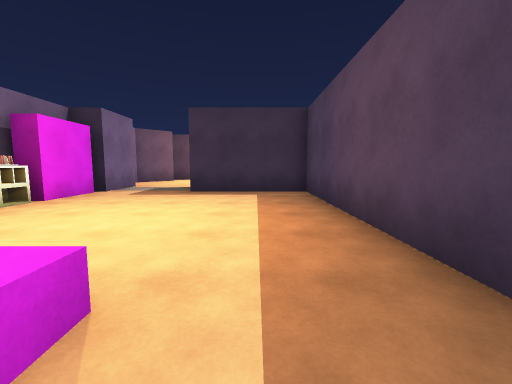
View 1 (above)

24 first-person views from a walk through a scene from a Unity 3-D project. The camera is 1.3 m above the floor, tilts 6° down and sees 90° across. Doors are open. The floor is counted in squares, 2 m on a side. Each view is taken from the middle of a square. On the plan, view 1 faces up. The plan holds only what a view shows up to about 9 squares ahead; the rest is blank.

View 2
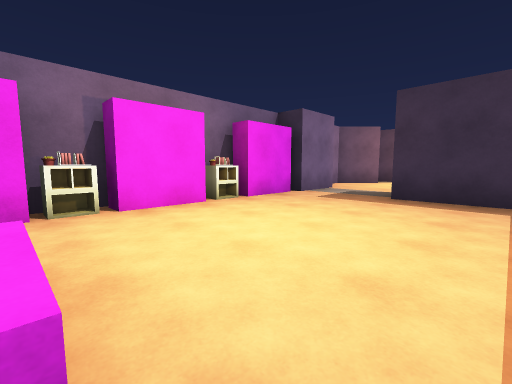

View 3
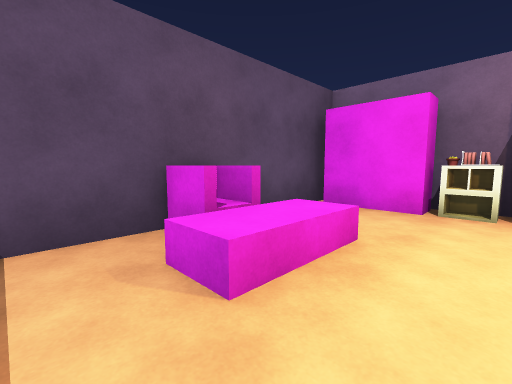

View 4
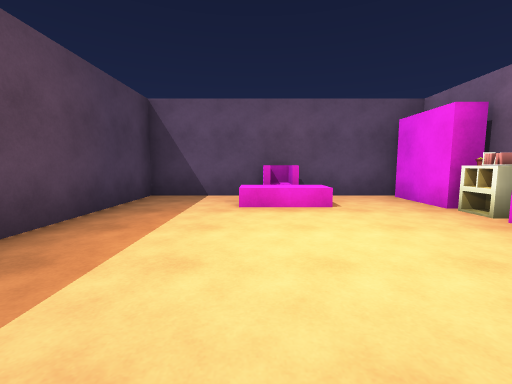

View 5
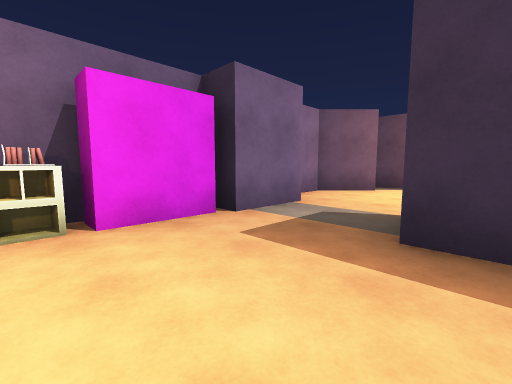

View 6
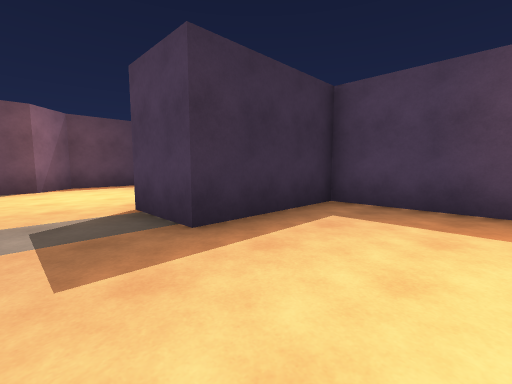

View 7
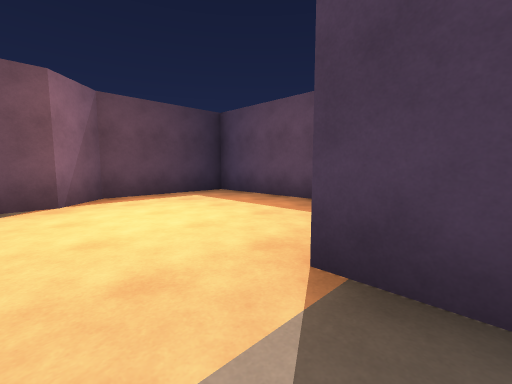

View 8
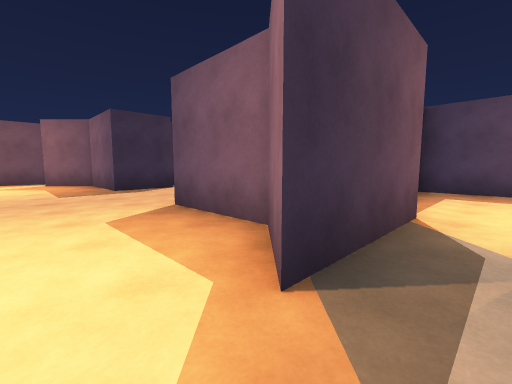

View 9
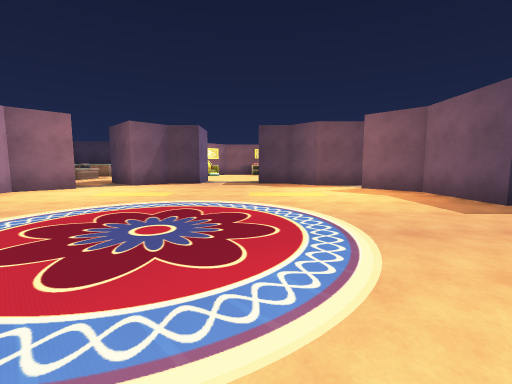

View 10
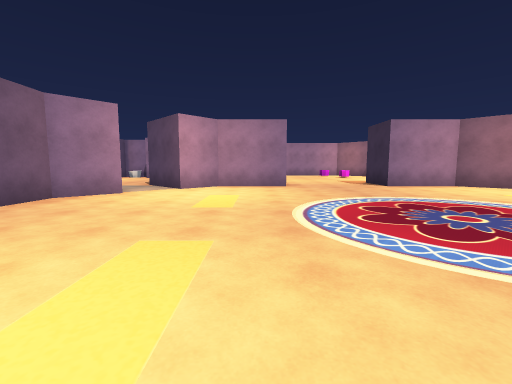

View 11
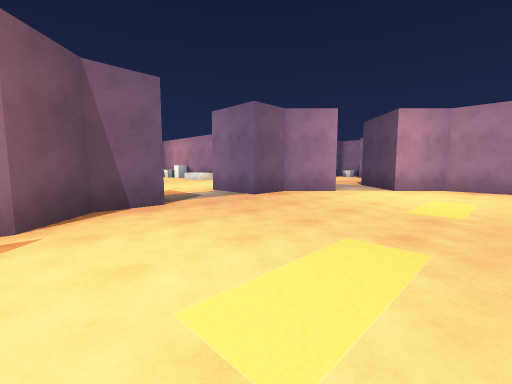

View 12
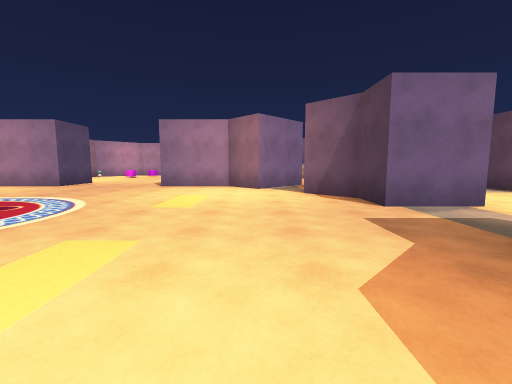

View 13
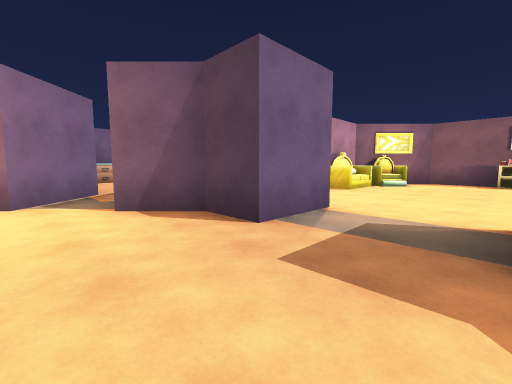

View 14
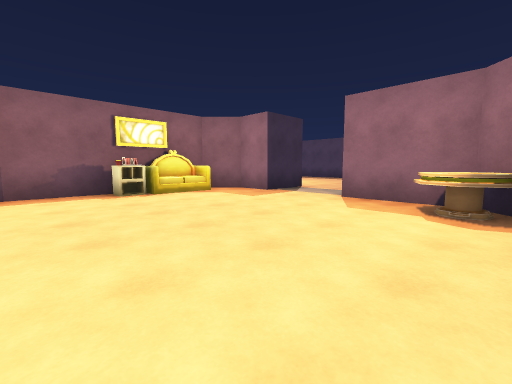

View 15
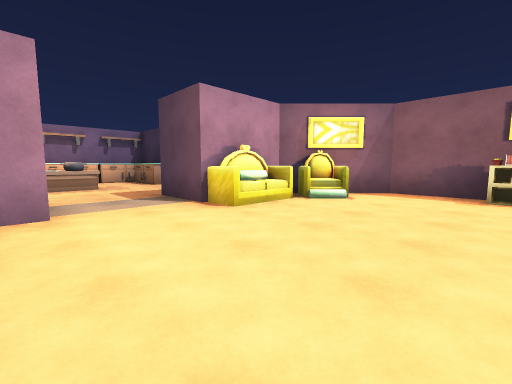

View 16
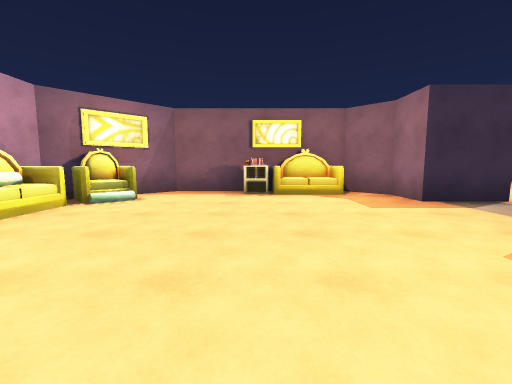

View 17
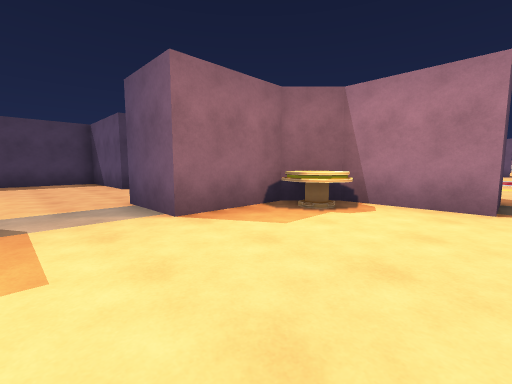

View 18
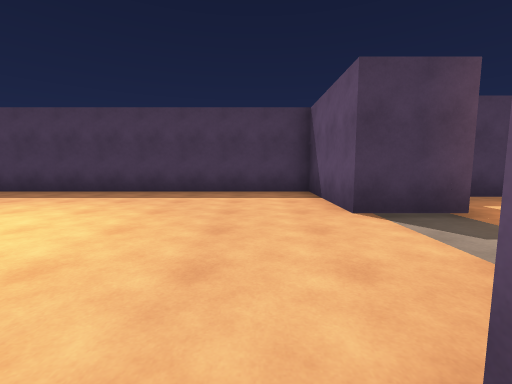

View 19
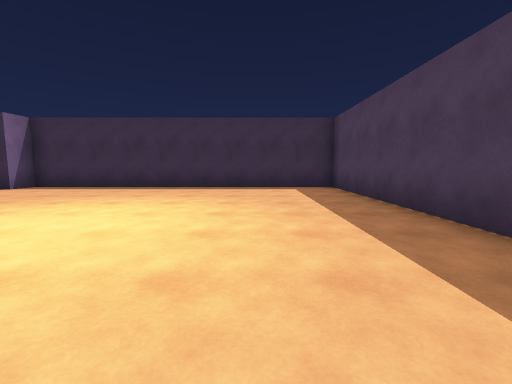

View 20
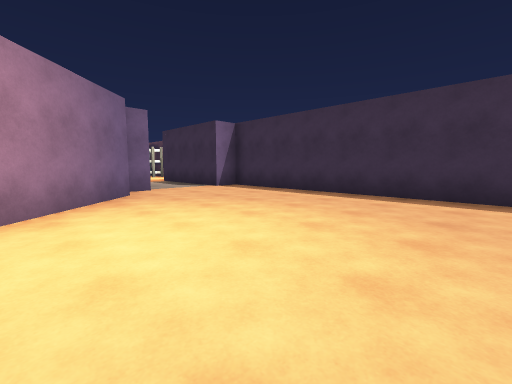

View 21
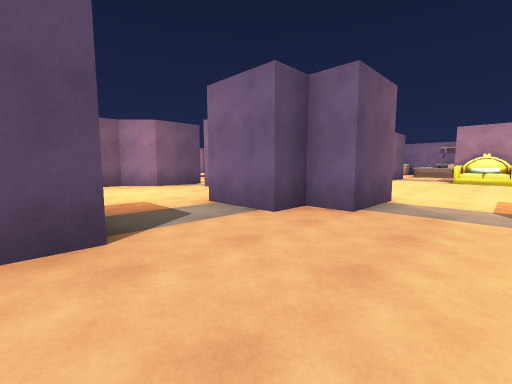

View 22
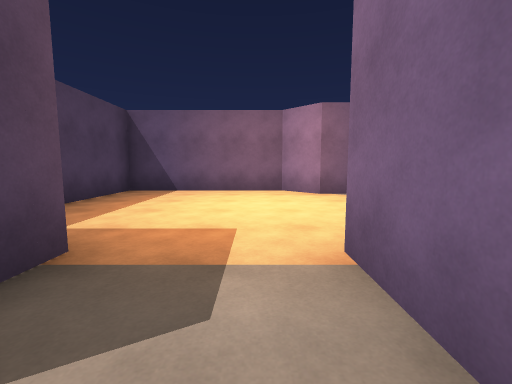

View 23
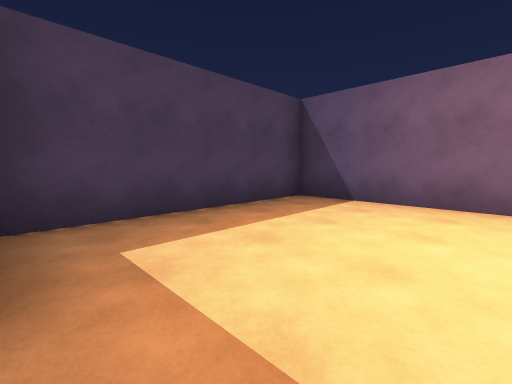

View 24
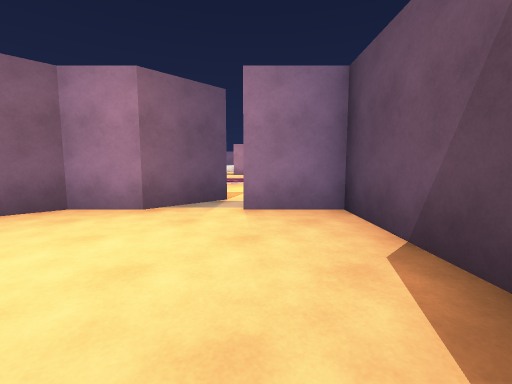

### Floor plan
Points are (right, up) in squares from view 1. A wall is a line through its corners. A room is listed if a view was taken in it or the views show most of it. See-through windows are left out.
Room 1 (views 1, 2, 3, 4, 5, 6, 7)
walls: (-4.5, 2.2) (-4.5, 1.1); (-4.5, 4.9) (-4.5, 4); (-4.4, -0.5) (1.2, -0.5) (1.2, 6.3) (-1.6, 6.3) (-1.6, 8); (-3.7, 8) (-3.7, 6.4)
ways out: opening at (-2.5, 7.5)
objects: other object (-4, 0); other object (-4, 1) to (-4, 2); other object (-4, 3); other object (-4, 4); other object (-4, 5) to (-4, 6); other object (-2, 0); other object (-2, 1) to (-1, 1)
Room 2 (views 8, 9, 10, 11, 12, 13)
walls: (-13.9, 14.9) (-13.9, 12.8) (-13, 11.9) (-13.8, 11.1); (-11.9, 10.9) (-11, 10) (-10, 10); (-8, 10) (-6.8, 10) (-6, 10.8); (-13, 21.1) (-13.9, 20.2) (-13.9, 18.1); (-3.6, 11.8) (-5, 11.8) (-4, 12.9) (-4, 15); (-2.4, 18.1) (-4, 18.1) (-4, 20.2) (-5, 21.2); (-4.5, 22.2) (-6.1, 22.2) (-6.8, 23) (-7.9, 23) (-7.9, 24.6); (-10, 24.6) (-10, 23) (-11, 23) (-11.9, 22.1)
ways out: opening at (-9, 23.5) to room 3; opening at (-14.5, 16.5); opening at (-13, 10); opening at (-13, 22); opening at (-9, 9.5); opening at (-4.5, 11); opening at (-3.5, 16.5)
Room 3 (views 14, 15, 16, 17, 18)
walls: (-7.9, 24.6) (-5.8, 24.6) (-5, 25.4) (-5, 27.5) (-3.5, 27.5); (-11.8, 25.5) (-11.8, 24.9); (-3.4, 29.6) (-5, 29.6) (-5, 30.6) (-5.8, 31.4) (-10, 31.4) (-11.8, 29.6) (-11.8, 28.4)
ways out: opening at (-9, 23.5) to room 2; opening at (-4.5, 28.5) to room 4; opening at (-12.5, 26.5)
objects: other object (-12, 28) to (-11, 28); other object (-11, 29) to (-11, 30); other object (-8, 31); other object (-7, 31); other object (-6, 25) to (-6, 26)
Room 4 (views 19, 20, 21, 22)
walls: (-5.9, 33) (-3.8, 30.9); (-3.5, 27.5) (-3.5, 26.7) (-2.7, 26.7); (-0.6, 26.7) (2.3, 26.7) (2.3, 36.6) (-6.6, 36.6) (-6.6, 35.8); (-6.6, 33.7) (-6.6, 33.1)
ways out: opening at (-4.5, 28.5) to room 3; opening at (-1.5, 25.5) to room 5; opening at (-6.5, 34.5)
Room 5 (views 23, 24)
walls: (-0.6, 25) (-0.6, 26.7); (-3.8, 25.1) (-5.5, 23.3) (-4.5, 22.2); (-5, 21.2) (-3.5, 21.2) (-2.7, 20.4) (1.2, 20.4) (1.2, 25.1); (-2.7, 26.7) (-2.7, 25)
ways out: opening at (-1.5, 25.5) to room 4

Positions as (right, up) in squares from view 1, and headings:
1: (0, 0), facing up
2: (0, 1), facing up-left
3: (0, 2), facing down-left
4: (-1, 5), facing down
5: (-1, 4), facing up-left
6: (-3, 4), facing up-right
7: (-3, 7), facing up-right
8: (-6, 11), facing up-right
9: (-8, 14), facing up
10: (-6, 14), facing left
11: (-6, 14), facing down-left
12: (-6, 21), facing left
13: (-8, 21), facing up-left
14: (-10, 25), facing up-right
15: (-8, 25), facing up-left
16: (-8, 25), facing up
17: (-8, 29), facing down-right
18: (-4, 28), facing right
19: (0, 29), facing up
20: (0, 31), facing up-left
21: (0, 29), facing down-left
22: (-2, 27), facing down
23: (-2, 25), facing down-right
24: (-2, 25), facing down-left
